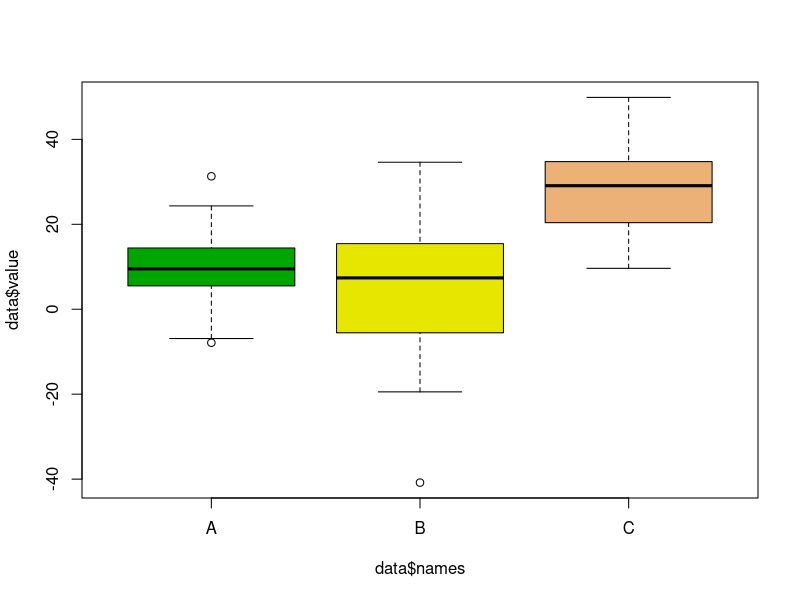

The R source for this figure: (Note: this script raises an error after producing the figure.)
################################################################################
## Project : NDM-ECL
## Date: 12th june, 2020
## Written by : Dr. Hiren Ghosh, University medical center Freiburg, Germany
## hiren.ghosh@gmail.com
## more information are bellow:
########################### load library #######################################

# boxplot
#Create data
names <- c(rep("A", 80) , rep("B", 50) , rep("C", 70))
value <- c( rnorm(80 , mean=10 , sd=9) , rnorm(50 , mean=2 , sd=15) , rnorm(70 , mean=30 , sd=10) )
data <- data.frame(names,value)

# Basic boxplot
boxplot(data$value ~ data$names , col=terrain.colors(4) )

# Add data points
mylevels <- levels(data$names)
levelProportions <- summary(data$names)/nrow(data)
for(i in 1:length(mylevels)){
  
  thislevel <- mylevels[i]
  thisvalues <- data[data$names==thislevel, "value"]
  
  # take the x-axis indices and add a jitter, proportional to the N in each level
  myjitter <- jitter(rep(i, length(thisvalues)), amount=levelProportions[i]/2)
  points(myjitter, thisvalues, pch=20, col=rgb(0,0,0,.9)) 
  
}

# Another way to draw similar plot
# install.packages("ggplot2")
library(ggplot2)

# Data
set.seed(8)
y <- rnorm(200)
group <- sample(LETTERS[1:3], size = 200,
                replace = TRUE)
df <- data.frame(y, group)

# Box plot by group with jitter
ggplot(df, aes(x = group, y = y, colour = group)) + 
  geom_boxplot(outlier.shape = NA) +
  geom_jitter()

# jitter with shape
# install.packages("ggplot2")
library(ggplot2)

# Data
set.seed(8)
y <- rnorm(200)
group <- sample(LETTERS[1:3],
                size = 200,
                replace = TRUE)
df <- data.frame(y, group)

# Box plot by group with jitter
ggplot(df, aes(x = group, y = y,
               colour = group,
               shape = group)) + 
  geom_boxplot(outlier.shape = NA) +
  geom_jitter()